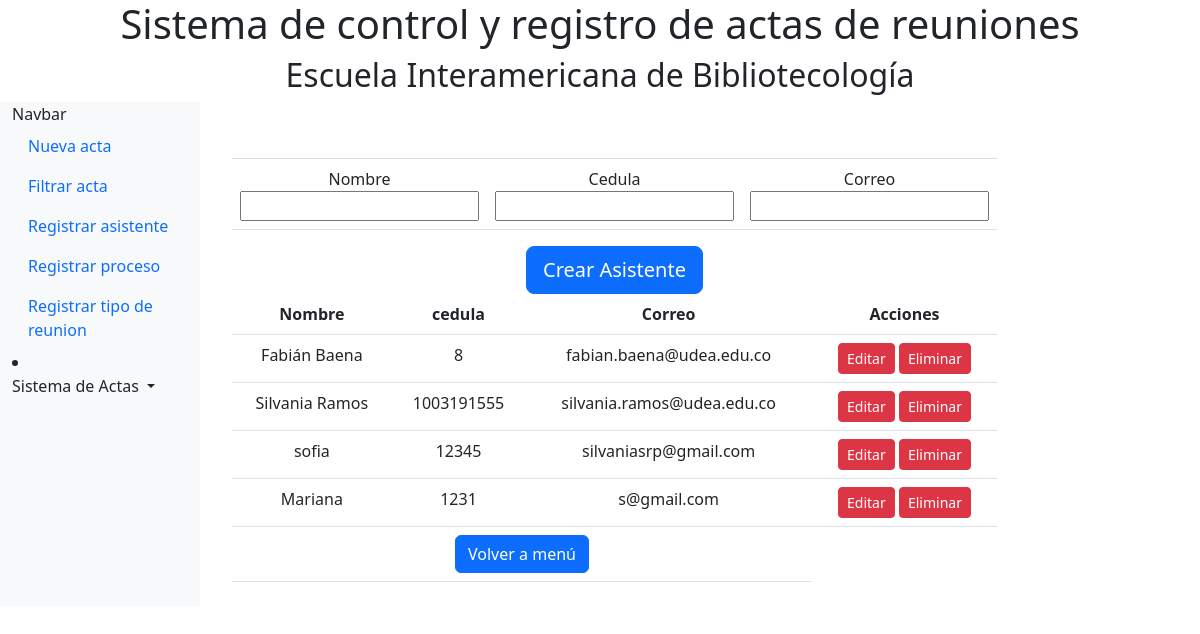
Screenshot of /app_registro/RegistroAsistente/ with the database file from the repository.
### app_registro/models.py (models this page shows, shortened)
class User(models.Model):
    name = models.CharField(max_length=200, default=None)
    mail = models.CharField(max_length=200,null=True,default=None)
    num_id = models.IntegerField(default=None)

### app_registro/views.py (the view)
# urls.py: path('RegistroAsistente/', views.RegisterAssistant, name='RegisterAssistant'),
def RegisterAssistant(request):
    if request.method == 'POST':
        form = RegisterFormAssistant(request.POST)
        if form.is_valid():
            user = form.save()
            return redirect('RegisterAssistant')
    else:
        form = RegisterFormAssistant()
    users = User.objects.all()
    context = {
            'form': form ,
            'users' : users   }
    return render(request, 'app_registro/usuarios.html', context)

### app_registro/forms.py (shortened to what this page needs)
class RegisterFormAssistant(forms.ModelForm):
    class Meta:
        model = User
        fields = "__all__"

### Templates/app_registro/usuarios.html (shortened to what this page needs)
{% extends 'base.html' %}
{% block content %}
{% load crispy_forms_tags %}
<link rel="stylesheet" href="ruta/al/css/bootstrap-datetimepicker.css">
<main class="col-md-9 ms-sm-auto col-lg-10 px-md-4">
<div class="container mt-5">
  <div class="row justify-content-center">
      <div class="d-flex p-2">
          <form method="post" >
              <table class="table text-center ">
                      <td >
                          <label for="{{ form.name.id_for_label }}">Nombre</label>
                          <div>
                              {{ form.name}}
                          </div>
                      </td>
                      <td>
                        <label for="{{ form.num_id.id_for_label }}">Cedula</label>
                        <div>
                            {{ form.num_id }}
                        </div>
                      <td>
                          <label for="{{ form.mail.id_for_label }}">Correo</label>
                          <div>
                          {{ form.mail }}
                          </div>
                      </td>
                    </td>
              </table>
              <td colspan="3">
                <div class="text-center">
                    <button type="submit" class="btn btn-primary btn-lg btn-block">Crear Asistente</button>
                </div>
             </td>
             <table class="table text-center">
                <thead>
                  <tr>
                    <th>Nombre</th>
                    <th>cedula</th>
                    <th>Correo</th>
                    <th>Acciones</th>
                  </tr>
                </thead>
                <tbody>
                  {% for user in users %}
                    <tr>
                      <td>{{ user.name }}</td>
                      <td>{{ user.num_id }}</td>
                      <td>{{ user.mail }}</td>
                      <td>
                        <a href="{% url 'EditarUsuario' user.id %}" class="btn btn-danger btn-sm">Editar</a>
                        <a href="{% url 'eliminar_usuario' user.id %}" class="btn btn-danger btn-sm delete-typemeet" data-typemeet-id="{{ user.id }}">Eliminar</a>
                      </td>
                    </tr>
                  {% empty %}
                    <tr>
                      <td colspan="5">No se encontraron actas.</td>
                    </tr>
                  {% endfor %}
                </tbody>
                  <td colspan="3" class="text-center">
                    <a href="{% url 'menu' %}" class="btn btn-primary">Volver a menú</a>
                  </td>
              </table>
          </form>
        </main>
      </div>
  </div>
{% endblock %}

### Templates/base.html (style rules this page uses)
.table { border-collapse: collapse; }
.table td { border-top: 1px solid #ddd; padding: 8px; }
.table td:first-child { border-left: none; }
.table td:last-child { border-right: none; }

### rows the page displays
User: name "Fabián Baena", num_id "8", mail "fabian.baena@udea.edu.co"
User: name "Silvania Ramos", num_id "1003191555", mail "silvania.ramos@udea.edu.co"
User: name "sofia", num_id "12345", mail "silvaniasrp@gmail.com"
User: name "Mariana", num_id "1231", mail "s@gmail.com"
